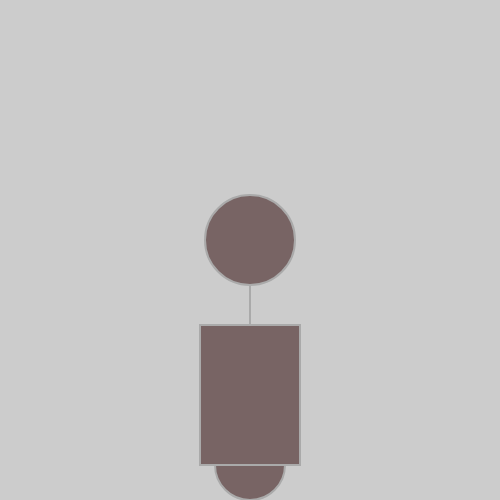
Frame 1 (no input)
Frame 60 (no input): identical to frame 1, image omitted
Frame 120 (the mouse pressed at the canvas centre since frame 60): identical to frame 1, image omitted

The p5.js sketch that drew this single still picture (run headless with seeded random() and noise() and a simulated clock; from frame 60 on, the mouse is pressed at the canvas centre):

// p5.js sketch
// ── sketch.js
function setup() {
	// define artboard size
	createCanvas(500,500);
	// Set here the values that are not changing all over the sketch
	strokeWeight(2);
	stroke(170);
}

function draw() {
	background(204);
fill(120,100,100);

	//Neck
	line(250, 285, 250, 345);

	//Wheel
	ellipse(250, 465, 70, 70);

	//Body
	rect(200, 325, 100, 140);

	//Head
	ellipse(250, 240, 90, 90);
}
